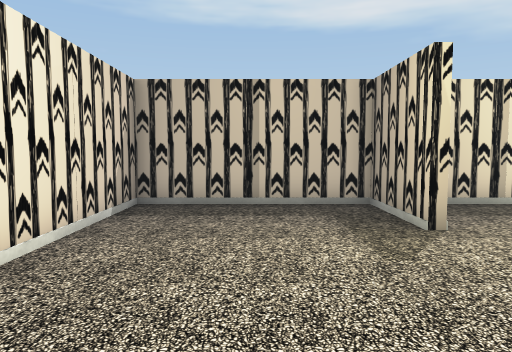
view 1 (above)

24 first-person views from a walk through a scene from a Unity 3-D project. The camera is 1.3 m above the floor, tilts 4° down and sees 70° across. Doors are open. The floor is counted in squares, 1 m on a side. Each view is taken from the middle of a square. On the plan, view 1 faces up. The plan holds only what a view shows up to about 15 squares ahead; the rest is blank. The player character is not drawn. Some surface patterns are stand-ins.

view 2
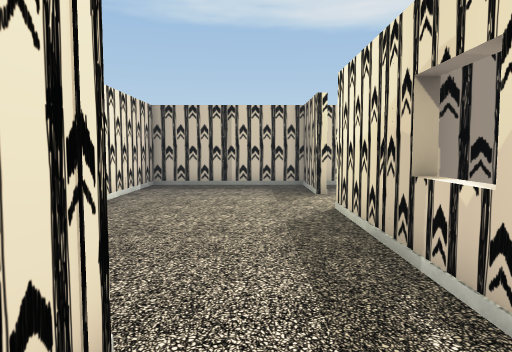

view 3
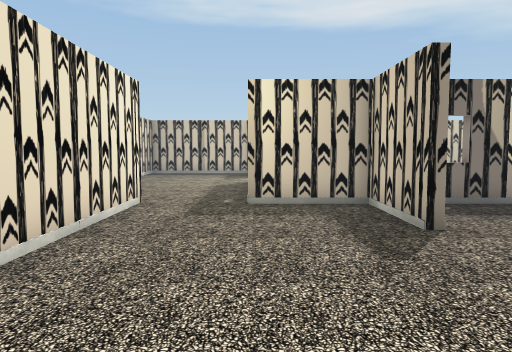

view 4
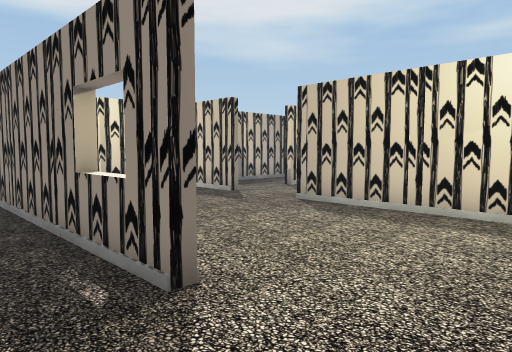

view 5
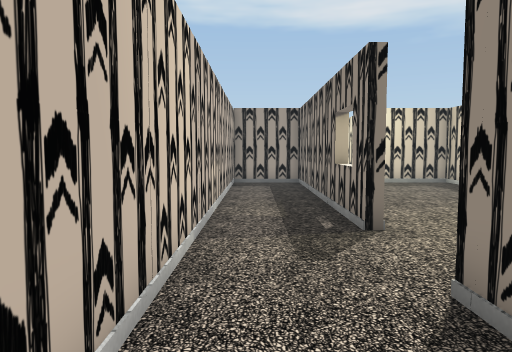

view 6
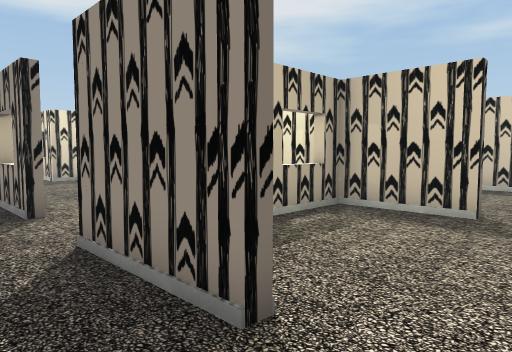

view 7
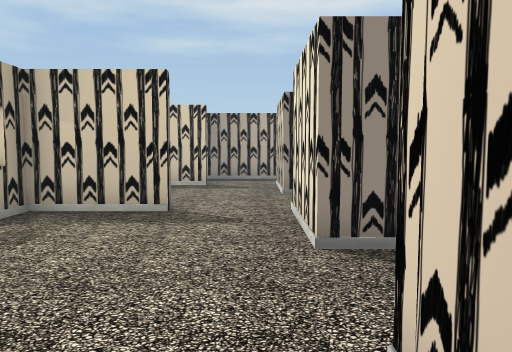

view 8
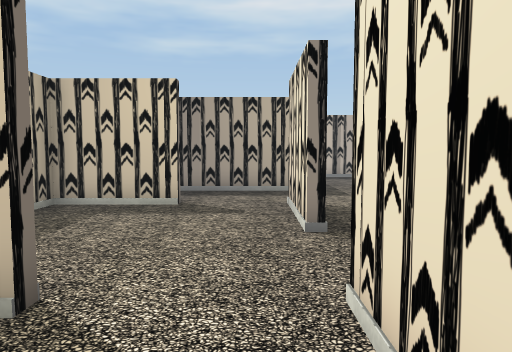

view 9
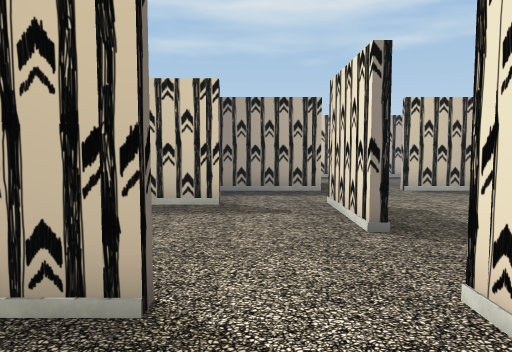

view 10
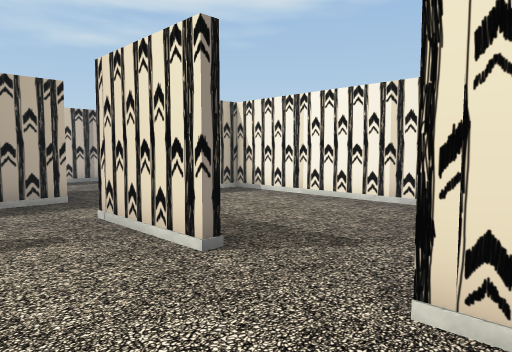

view 11
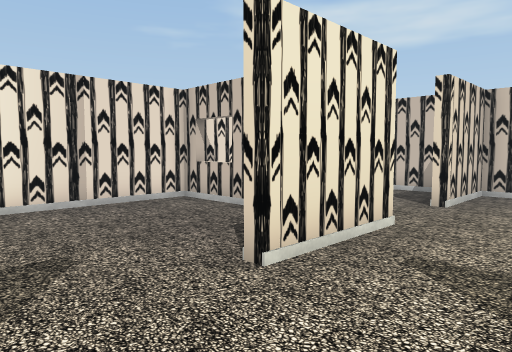

view 12
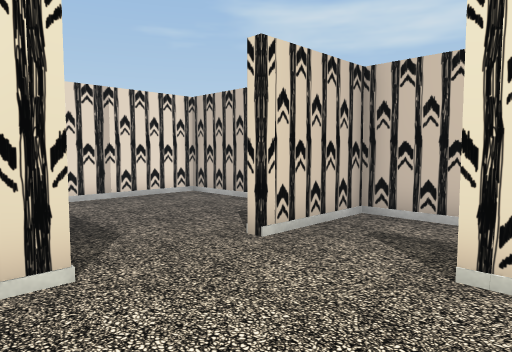

view 13
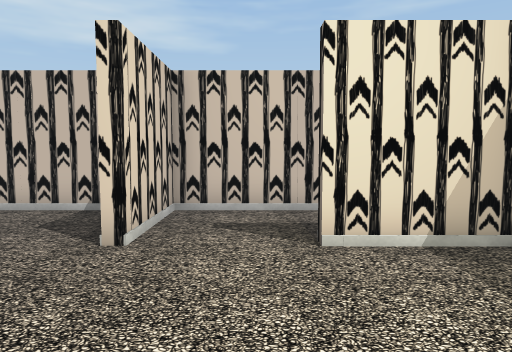

view 14
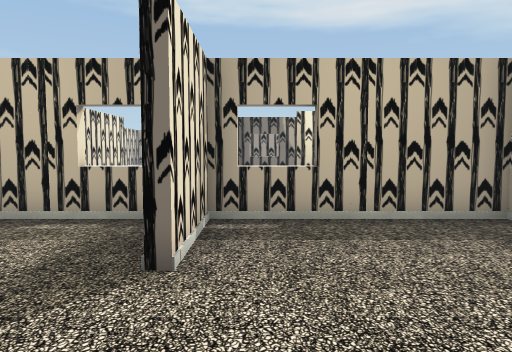

view 15
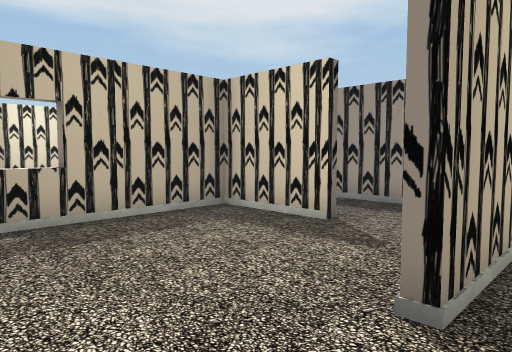

view 16
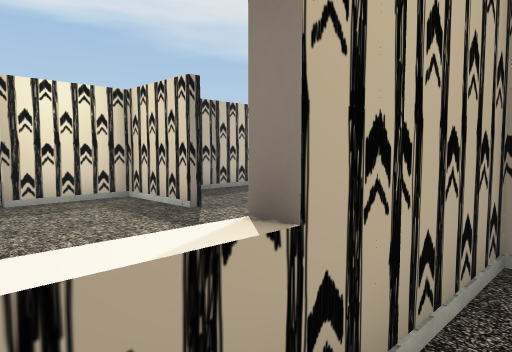

view 17
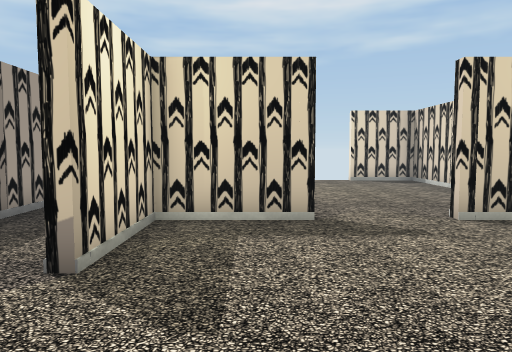

view 18
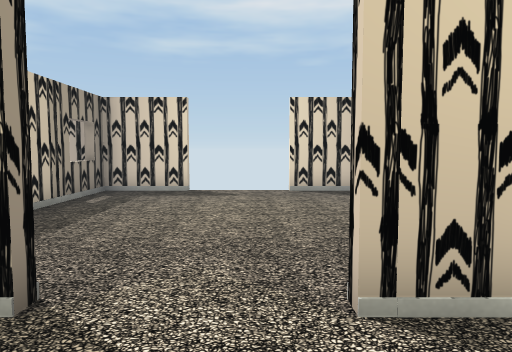

view 19
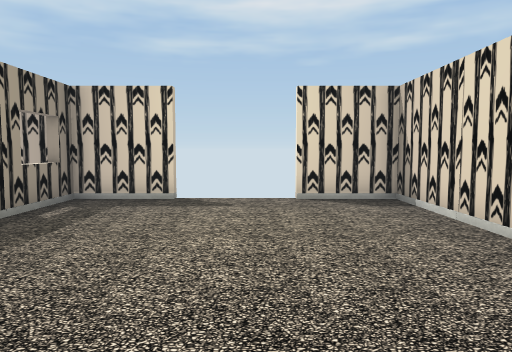

view 20
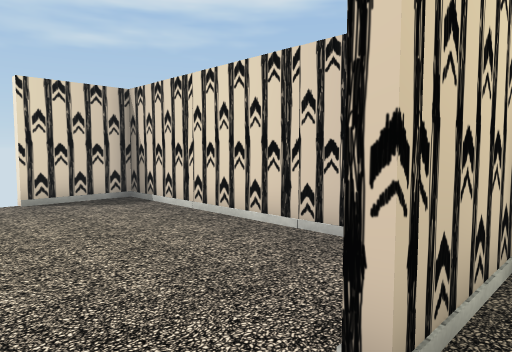

view 21
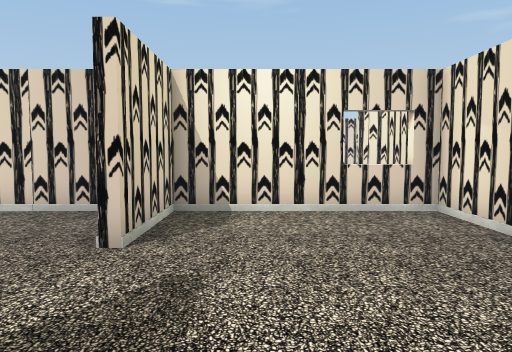

view 22
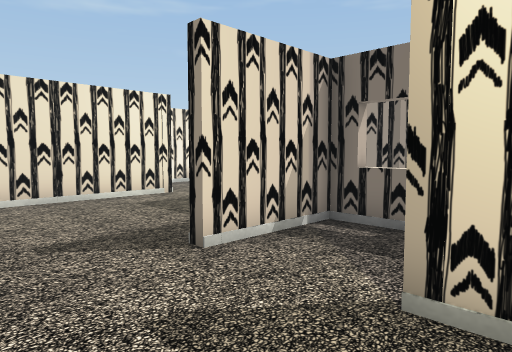

view 23
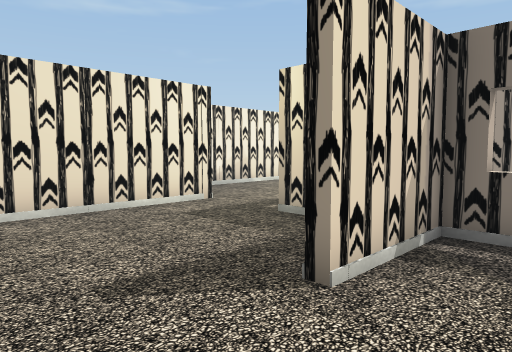

view 24
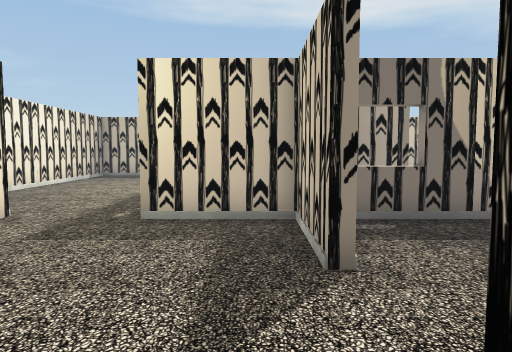

### Floor plan
Key: @ floor where view 1 was taken; # wall or solid block; x gap in a wall; . floor; D open door; = window, fence, low wall or low ledge; O other object.
Columns run from 3 left of view 1 to 21 right of it. Each row starts with its distance up from view 1.
  9 ###O#####O
  8 #.....#...
  7 #.....#..
  6 O.....O.
  5 #.....D.
  4 #.....D
  3 O.....O
  2 #.....#
  1 #.....#
  0 O..@..O##O #O
 -1 #.....#
 -2 # ....=
 -3 ###ODDO##O=#O# O#
 -4 #..#.....#.....D
 -5 #..#.....#.....         #
 -6 O..O.....ODDO##O #O##O=##
 -7 #..#.....D.....# .......#
 -8 #..#.....D.....#........#
 -9 O..O.....O.....O........x
-10 #..=.....#.....D........
-11 #..#.....#.....D........
-12 ODDO.....O.....O........x
-13 #..D.....#.....#........#
-14 #..D.....#.....#........#
-15 O..O #O=#O=#O#####O##O###
-16 #..#.....#.....#  #
-17 #..#.....#.....#..#
-18 O..O.....O.....O..O
-19 #..D.....D.....D..#
-20 #..D.....D.....D..#
-21 ###ODDO##ODDO##ODDO
-22 #.....#...........D...
-23 #..... ...........D.....#
-24 O..... ...........O..
-25 #.... =...........#
-26 #.... #...........#
-27 ###O#####O##O##O###

Positions as (right, up) in squares from view 1, and headings:
1: (0, 0), facing up
2: (1, -5), facing up
3: (3, -12), facing up
4: (-2, -15), facing up-right
5: (-2, -18), facing up
6: (-2, -20), facing up-right
7: (-2, -20), facing right
8: (3, -20), facing right
9: (3, -19), facing right
10: (5, -18), facing down-right
11: (9, -18), facing down-left
12: (4, -17), facing down-left
13: (5, -19), facing left
14: (7, -22), facing up
15: (6, -22), facing up-right
16: (7, -16), facing up-right
17: (5, -8), facing right
18: (9, -11), facing right
19: (11, -11), facing right
20: (11, -10), facing down-right
21: (10, -7), facing down
22: (10, -9), facing up-left
23: (8, -9), facing up-left
24: (5, -10), facing up
